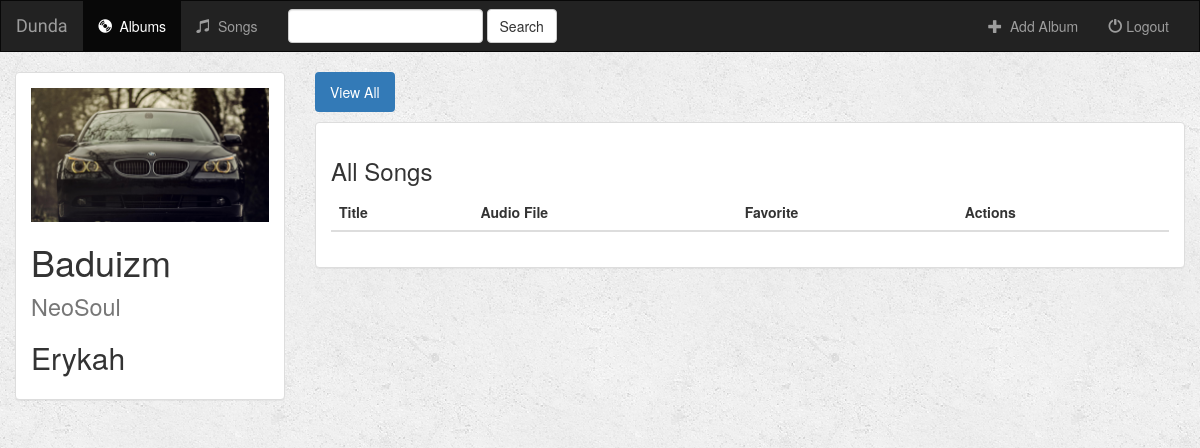
/music/2/, run on the app's committed database.
### music/models.py (models this page shows, shortened)
class Album(models.Model):
    artist = models.CharField(max_length=250)
    album_title = models.CharField(max_length=500)
    genre = models.CharField(max_length=100)
    album_logo = models.FileField()
    def __str__(self):
        return self.album_title + ' - ' + self.artist

### music/views.py (the view)
# urls.py: url(r'^(?P<pk>[0-9]+)/$', views.DetailView.as_view(), name = 'detail'),
class DetailView(generic.DetailView):
    model = Album
    template_name = 'music/detail.html'

### music/templates/music/detail.html (shortened to what this page needs)
{% extends 'music/base.html' %}
{% block body %}
<div class="container-fluid songs-container">
    <div class="row">
        <div class="col-sm-4 col-md-3">
            <div class="panel panel-default">
                <div class="panel-body">
                    <a href="{% url 'music:detail' album.id %}">
                        {% if album.album_logo %}
                            <img src="{{ album.album_logo.url }}" class="img-responsive">
                        {% else %}
                            <h3>No image to display</h3>
                        {% endif %}
                    </a>
                    <h1>{{ album.album_title }} <small>{{ album.genre }}</small></h1>
                    <h2>{{ album.artist }}</h2>
                </div>
            </div>
        </div>
        <div class="col-sm-8 col-md-9">
            <ul class="nav nav-pills" style="margin-bottom: 10px;">
                <li role="presentation" class="active"><a href="{% url 'music:detail' album.id %}">View All</a></li>
                            </ul>
            <div class="panel panel-default">
                <div class="panel-body">
                    <h3>All Songs</h3>
                    <table class="table">
                        <thead>
                        <tr>
                            <th>Title</th>
                            <th>Audio File</th>
                            <th>Favorite</th>
                            <th>Actions</th>
                        </tr>
                        </thead>
                    </table>
                </div>
            </div>
        </div>
    </div>
</div>
{% endblock %}

### music/static/music/style.css (style rules this page uses)
body { background: white url("images/background.png"); }

### data on the page
Album: album_logo (picture), album_title "Baduizm", genre "NeoSoul", artist "Erykah"
